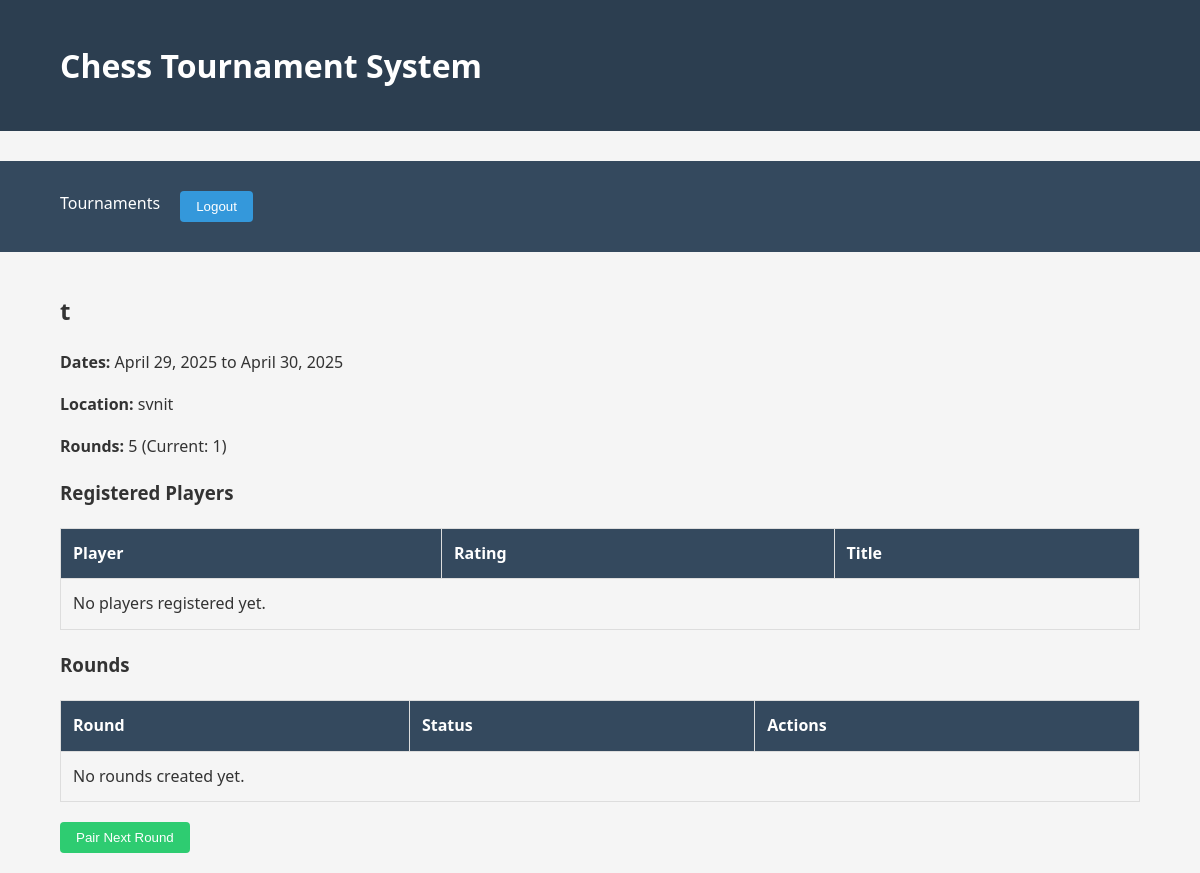
The app's page /tournament/6/ (signed in) with its own data.
### tournament/models.py (models this page shows, shortened)
class Tournament(models.Model):
    name = models.CharField(max_length=100)
    start_date = models.DateField()
    end_date = models.DateField()
    location = models.CharField(max_length=100)
    rounds = models.IntegerField(default=5)
    current_round = models.IntegerField(default=0)
    is_active = models.BooleanField(default=True)
    players = models.ManyToManyField(Player, through='TournamentRegistration')

### tournament/views.py (the view)
# urls.py: path('tournament/<int:tournament_id>/', views.tournament_detail, name='tournament_detail'),
@login_required
def tournament_detail(request, tournament_id):
    tournament = get_object_or_404(Tournament, pk=tournament_id)
    registrations = TournamentRegistration.objects.filter(tournament=tournament)
    rounds = Round.objects.filter(tournament=tournament)
    context = {
        'tournament': tournament,
        'registrations': registrations,
        'rounds': rounds,
    }
    return render(request, 'tournament/detail.html', context)

### tournament/templates/tournament/detail.html (shortened to what this page needs)
{% extends 'base.html' %}
{% block content %}
    <h2>{{ tournament.name }}</h2>
    <p><strong>Dates:</strong> {{ tournament.start_date }} to {{ tournament.end_date }}</p>
    <p><strong>Location:</strong> {{ tournament.location }}</p>
    <p><strong>Rounds:</strong> {{ tournament.rounds }} (Current: {{ tournament.current_round }})</p>
    <h3>Registered Players</h3>
    <table>
        <thead>
            <tr>
                <th>Player</th>
                <th>Rating</th>
                <th>Title</th>
            </tr>
        </thead>
        <tbody>
            {% for reg in registrations %}
                <tr>
                    <td>{{ reg.player.user.get_full_name }}</td>
                    <td>{{ reg.player.rating }}</td>
                    <td>{{ reg.player.title|default:"-" }}</td>
                </tr>
            {% empty %}
                <tr>
                    <td colspan="3">No players registered yet.</td>
                </tr>
            {% endfor %}
        </tbody>
    </table>
    <h3>Rounds</h3>
    <table>
        <thead>
            <tr>
                <th>Round</th>
                <th>Status</th>
                <th>Actions</th>
            </tr>
        </thead>
        <tbody>
            {% for round in rounds %}
                <tr>
                    <td><a href="{% url 'round_detail' round.id %}">Round {{ round.round_number }}</a></td>
                    <td>{% if round.is_completed %}Completed{% else %}In Progress{% endif %}</td>
                    <td>
                        <a href="{% url 'round_detail' round.id %}" class="btn">View</a>
                    </td>
                </tr>
            {% empty %}
                <tr>
                    <td colspan="3">No rounds created yet.</td>
                </tr>
            {% endfor %}
        </tbody>
    </table>
    {% if tournament.current_round < tournament.rounds and tournament.is_active %}
        <form method="post" action="{% url 'pair_round' tournament.id %}">
            <button type="submit" class="btn btn-success">Pair Next Round</button>
        </form>
    {% endif %}
{% endblock %}

### tournament/templates/base.html (style rules this page uses)
body { font-family: 'Segoe UI', Tahoma, Geneva, Verdana, sans-serif; line-height: 1.6; margin: 0; padding: 0; background-color: #f5f5f5; color: #333; }
.btn { display: inline-block; background-color: #3498db; color: white; padding: 8px 16px; text-decoration: none; border-radius: 4px; border: none; cursor: pointer; }
.btn-success { background-color: #2ecc71; }
table { width: 100%; border-collapse: collapse; margin: 20px 0; }
table, th, td { border: 1px solid #ddd; }
th, td { padding: 12px; text-align: left; }
th { background-color: #34495e; color: white; }

### records on screen
Tournament: name "t", start_date "April 29, 2025", end_date "April 30, 2025", location "svnit", rounds "5", current_round "1"
